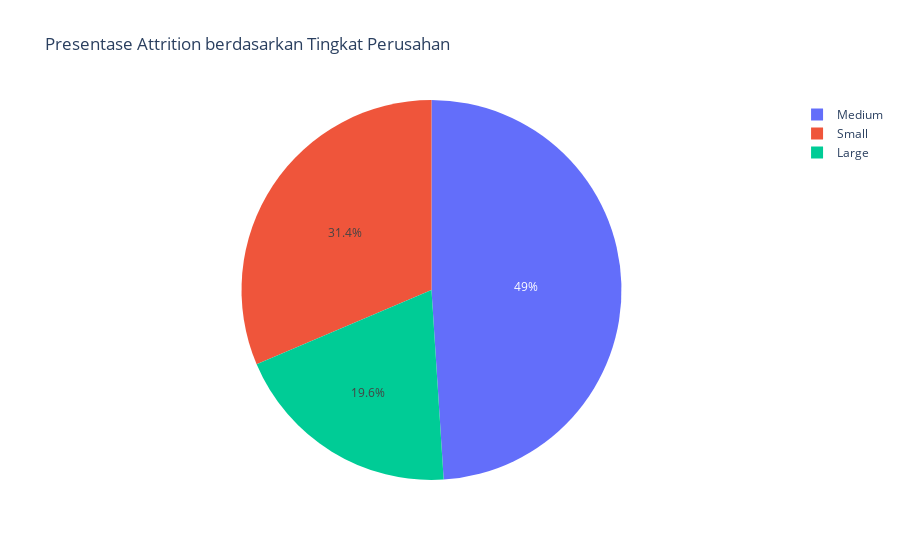

This figure's notebook cell:
### Markdown cell above
###  Fitur yang berhubungan dengan Perkerjaan

### Code cell
pie_chart_att("Company Size","Presentase Attrition berdasarkan Tingkat Perusahan")

### Figure 1 — Plotly figure (JSON) as saved in the notebook; plotly's stock layout.template omitted (floating-point values rounded to 4 significant figures)
{"data": [{"domain": {"x": [0, 1], "y": [0, 1]}, "hovertemplate": "Company Size=%{label}<br>Employee ID=%{value}<extra></extra>", "labels": ["Large", "Medium", "Small"], "legendgroup": "", "name": "", "showlegend": true, "type": "pie", "values": [6942, 17324, 11104]}], "layout": {"legend": {"tracegroupgap": 0}, "title": {"text": "Presentase Attrition berdasarkan Tingkat Perusahan"}}}
